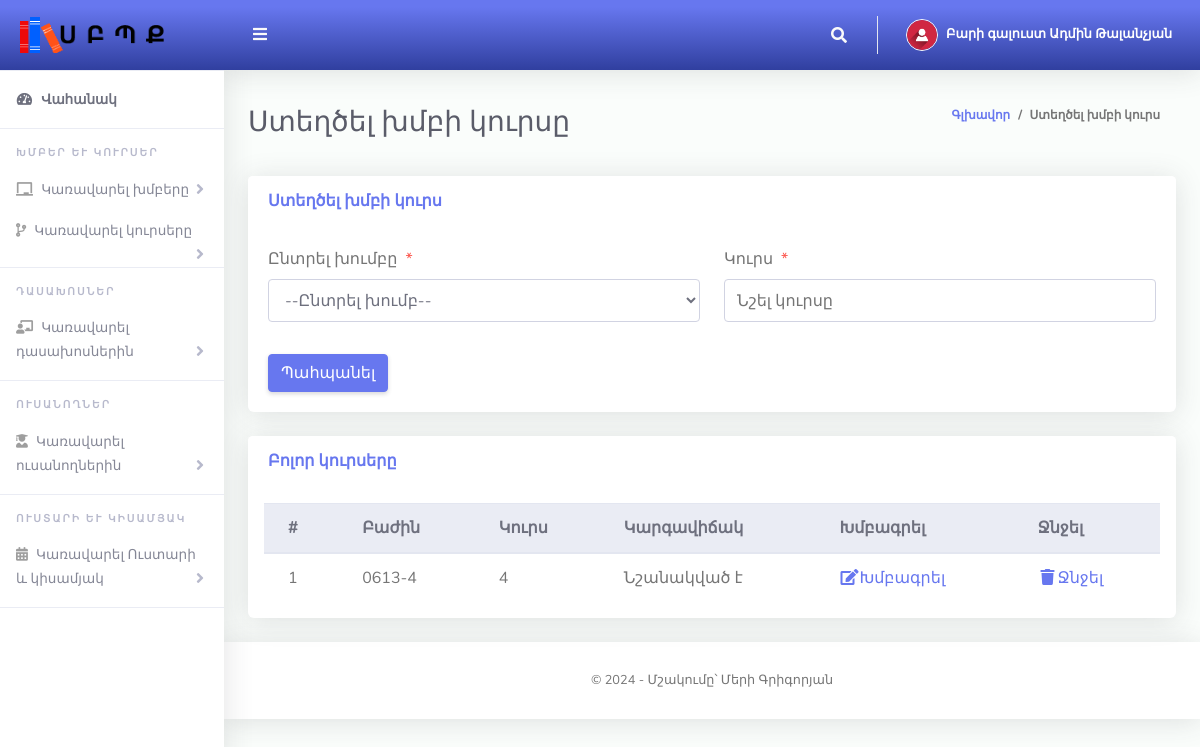
/Admin/createClassArms.php (signed in), run on the app's committed database.
### tables this page shows
CREATE TABLE `tblclassarms` (
  `Id` int(10) NOT NULL,
  `classId` varchar(10) NOT NULL,
  `classArmName` varchar(255) NOT NULL,
  `isAssigned` varchar(10) NOT NULL
);

CREATE TABLE `tblclass` (
  `Id` int(10) NOT NULL,
  `className` varchar(255) NOT NULL
);

### Admin/createClassArms.php (the view, shortened to what this page needs)
<?php
include '../Includes/dbcon.php';
?>
<!DOCTYPE html>
<html lang="hy">
<head>
  <link href="../vendor/fontawesome-free/css/all.min.css" rel="stylesheet" type="text/css">
  <link href="../vendor/bootstrap/css/bootstrap.min.css" rel="stylesheet" type="text/css">
  <link href="css/ruang-admin.min.css" rel="stylesheet">
</head>
<body id="page-top">
  <div id="wrapper">
      <?php include "Includes/sidebar.php";?>
    <div id="content-wrapper" class="d-flex flex-column">
      <div id="content">
       <?php include "Includes/topbar.php";?>
        <div class="container-fluid" id="container-wrapper">
          <div class="d-sm-flex align-items-center justify-content-between mb-4">
            <h1 class="h3 mb-0 text-gray-800">Ստեղծել խմբի կուրսը</h1>
            <ol class="breadcrumb">
              <li class="breadcrumb-item"><a href="./">Գլխավոր</a></li>
              <li class="breadcrumb-item active" aria-current="page">Ստեղծել խմբի կուրս</li>
            </ol>
          </div>
          <div class="row">
            <div class="col-lg-12">
              <div class="card mb-4">
                <div class="card-header py-3 d-flex flex-row align-items-center justify-content-between">
                  <h6 class="m-0 font-weight-bold text-primary">Ստեղծել խմբի կուրս</h6>
                </div>
                <div class="card-body">
                  <form method="post">
                    <div class="form-group row mb-3">
                        <div class="col-xl-6">
                        <label class="form-control-label">Ընտրել խումբը<span class="text-danger ml-2">*</span></label>
                         <?php
                        $qry= "SELECT * FROM tblclass ORDER BY className ASC";
                        $result = $conn->query($qry);
                        $num = $result->num_rows;
                        if ($num > 0){
                          echo ' <select required name="classId" class="form-control mb-3">';
                          echo'<option value="">--Ընտրել խումբ--</option>';
                                  echo '</select>';
                              }
                            ?>
                        </div>
                        <div class="col-xl-6">
                        <label class="form-control-label">Կուրս<span class="text-danger ml-2">*</span></label>
                      <input type="text" class="form-control" name="classArmName" value="<?php echo $row['classArmName'];?>" id="exampleInputFirstName" placeholder="Նշել կուրսը">
                        </div>
                    </div>
                      <?php
                    if (isset($Id))
                    {
                    ?>
                    <button type="submit" name="update" class="btn btn-warning">Թարմացնել</button>
                    &nbsp;&nbsp;&nbsp;&nbsp;&nbsp;&nbsp;&nbsp;&nbsp;&nbsp;&nbsp;
                    <?php
                    } else {
                    ?>
                    <button type="submit" name="save" class="btn btn-primary">Պահպանել</button>
                    <?php
                    }
                    ?>
                  </form>
                </div>
              </div>
                 <div class="row">
              <div class="col-lg-12">
              <div class="card mb-4">
                <div class="card-header py-3 d-flex flex-row align-items-center justify-content-between">
                  <h6 class="m-0 font-weight-bold text-primary">Բոլոր կուրսերը</h6>
                </div>
                <div class="table-responsive p-3">
                  <table class="table align-items-center table-flush table-hover" id="dataTableHover">
                    <thead class="thead-light">
                      <tr>
                        <th>#</th>
                        <th>Բաժին</th>
                        <th>Կուրս</th>
                         <th>Կարգավիճակ</th>
                        <th>Խմբագրել</th>
                        <th>Ջնջել</th>
                      </tr>
                    </thead>
                    <tbody>
                  <?php
                      $query = "SELECT tblclassarms.Id,tblclassarms.isAssigned,tblclass.className,tblclassarms.classArmName
                      FROM tblclassarms
                      INNER JOIN tblclass ON tblclass.Id = tblclassarms.classId";
                      $rs = $conn->query($query);
                      $num = $rs->num_rows;
                      $sn=0;
                      $status="";
                      if($num > 0)
                      {
                        while ($rows = $rs->fetch_assoc())
                          {
                              if($rows['isAssigned'] == '1'){$status = "Նշանակված է";}else{$status = "Չնշանակված";}
                             $sn = $sn + 1;
                            echo"
                              <tr>
                                <td>".$sn."</td>
                                <td>".$rows['className']."</td>
                                <td>".$rows['classArmName']."</td>
                                <td>".$status."</td>
                                <td><a href='?action=edit&Id=".$rows['Id']."'><i class='fas fa-fw fa-edit'></i>Խմբագրել</a></td>
                                <td><a href='?action=delete&Id=".$rows['Id']."'><i class='fas fa-fw fa-trash'></i>Ջնջել</a></td>
                              </tr>";
                          }
                      }
                      else
                      {
                           echo
                           "<div class='alert alert-danger' role='alert'>
                            Ոչ մի գրառում չի գտնվել
                            </div>";
                      }
                      ?>
                    </tbody>
                  </table>
                </div>
              </div>
            </div>
            </div>
          </div>
        </div>
      </div>
       <?php include "Includes/footer.php";?>
    </div>
  </div>
</body>
</html>

### Admin/Includes/topbar.php (shortened to what this page needs)
<?php
  $query = "SELECT * FROM tbladmin WHERE Id = ".$_SESSION['userId']."";
  $rs = $conn->query($query);
  $rows = $rs->fetch_assoc();
  $fullName = $rows['firstName']." ".$rows['lastName'];
?>
<nav class="navbar navbar-expand navbar-light bg-gradient-primary topbar mb-4 static-top">
          <button id="sidebarToggleTop" class="btn btn-link rounded-circle mr-3">
            <i class="fa fa-bars"></i>
          </button>
          <ul class="navbar-nav ml-auto">
            <li class="nav-item dropdown no-arrow">
              <a class="nav-link dropdown-toggle" href="#" id="searchDropdown" role="button" data-toggle="dropdown"
                aria-haspopup="true" aria-expanded="false">
                <i class="fas fa-search fa-fw"></i>
              </a>
            </li>
            <li class="nav-item dropdown no-arrow">
              <a class="nav-link dropdown-toggle" href="#" id="userDropdown" role="button" data-toggle="dropdown"
                aria-haspopup="true" aria-expanded="false">
                <img class="img-profile rounded-circle" src="img/user-icn.png" style="max-width: 60px">
                <span class="ml-2 d-none d-lg-inline text-white small"><b>Բարի գալուստ <?php echo $fullName;?></b></span>
              </a>
            </li>
          </ul>
        </nav>

### data on the page
tblclassarms: classId.className "0613-4", classArmName "4", isAssigned "Նշանակված է"

### other printed values
$fullName "Ադմին Թալանչյան"
